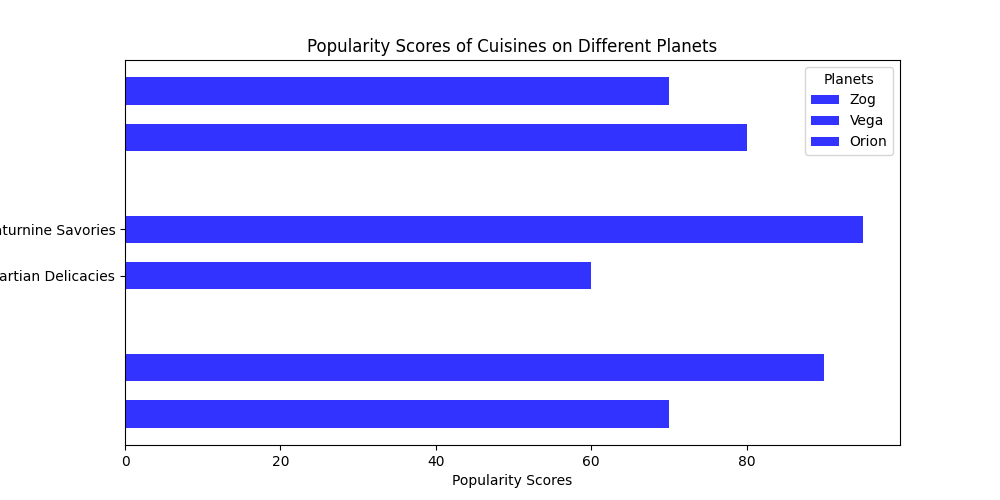

Write the Python code that produced this figure.
import numpy as np
import matplotlib.pyplot as plt

planets = ['Zog', 'Vega', 'Orion']
cuisines = ['Martian Delicacies', 'Saturnine Savories']
popularity_scores = np.array([
    [70, 90],
    [60, 95],
    [80, 70]
])

fig, ax = plt.subplots(figsize=(10, 5))

# Plot horizontal bars for each planet for each cuisine
for i, (planet, score_row) in enumerate(zip(planets, popularity_scores)):
    offsets = np.arange(len(cuisines))
    ax.barh(y=offsets + i*(len(cuisines)+1), width=score_row, height=0.6, label=planet, color='blue', alpha=0.8)

# Set y-ticks to label each cuisine and planet group
ax.set_yticks(offsets + (len(planets)-1)*(len(cuisines)+1)/2)
ax.set_yticklabels(cuisines)

# Add legend and show plot
ax.legend(title='Planets')
plt.xlabel('Popularity Scores')
plt.title('Popularity Scores of Cuisines on Different Planets')

plt.show()
